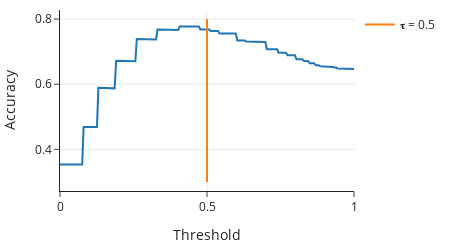

The cell this chart's notebook holds for it:
### Markdown cell above
To understand how accuracy changes with respect to $\tau$, we make a plot:

### Code cell
fig = px.line(x=thresholds, y=accs, width=450, height=250)
fig.add_trace(
    go.Scatter(
        x=[0.5, 0.5],
        y=[0.3, 0.8],
        mode="lines",
        name="𝛕 = 0.5",
        showlegend=True,
    )
)
fig.update_xaxes(title="Threshold")
fig.update_yaxes(title="Accuracy")

### Figure 1 — Plotly figure (JSON) as saved in the notebook; plotly's stock layout.template omitted (floating-point values rounded to 4 significant figures; data arrays with more than 128 entries replaced by an {"elided": "..."} marker saying what was removed)
{"data": [{"hovertemplate": "x=%{x}<br>y=%{y}<extra></extra>", "legendgroup": "", "line": {"color": "#1F77B4", "dash": "solid"}, "marker": {"symbol": "circle"}, "mode": "lines", "name": "", "orientation": "v", "showlegend": false, "type": "scatter", "x": {"elided": "200 float values"}, "xaxis": "x", "y": {"elided": "200 float values"}, "yaxis": "y"}, {"mode": "lines", "name": "𝛕 = 0.5", "showlegend": true, "type": "scatter", "x": [0.5, 0.5], "y": [0.3, 0.8]}], "layout": {"height": 250, "legend": {"tracegroupgap": 0}, "width": 450, "xaxis": {"anchor": "y", "autorange": true, "domain": [0, 1], "range": [0, 1], "title": {"text": "Threshold"}, "type": "linear"}, "yaxis": {"anchor": "x", "autorange": true, "domain": [0, 1], "range": [0.2722, 0.8278], "title": {"text": "Accuracy"}, "type": "linear"}}}
